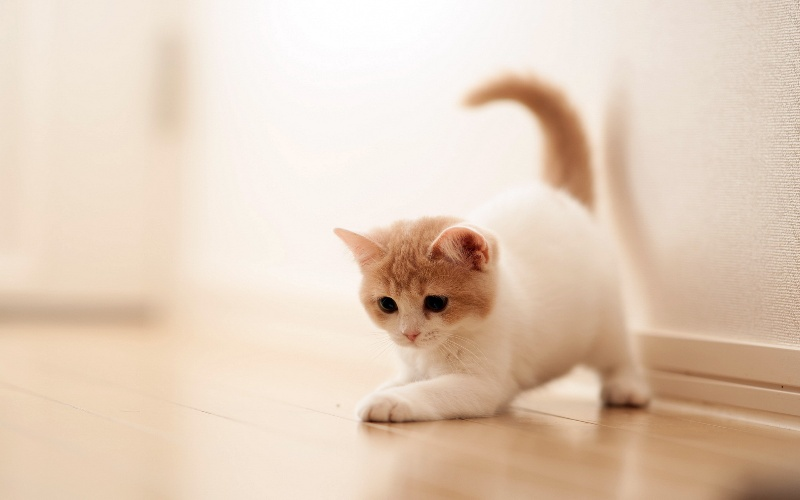
#> input picture Modules/OpenCV/cat_resized.jpg, 800 x 500 px, found by its file name
$ python 11thresholding.py
#> lines starting #> are read from the running program, lines starting #| are printed output that depends on the picture; after the words box and inside, x2 and y2 are one past the last pixel; in counts of white or black regions, pixels touching at a corner belong together
import cv2


image = cv2.imread('C:\\Users\\ashua\\OneDrive\\Desktop\\Coding\\Python\\Modules\\OpenCV\\cat_resized.jpg',0)
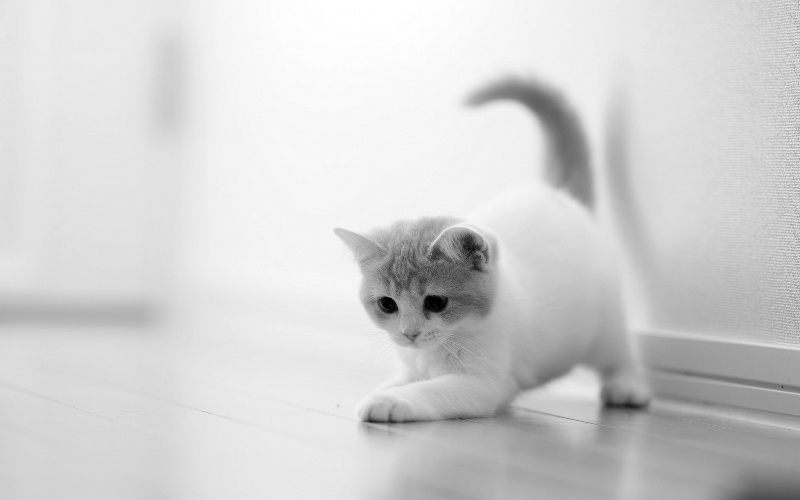
#> image: shape (500, 800); min 0, max 255, mean 210.1

#simple thresholding
ret, thresh1 = cv2.threshold(image, 127.5, 255, cv2.THRESH_BINARY)
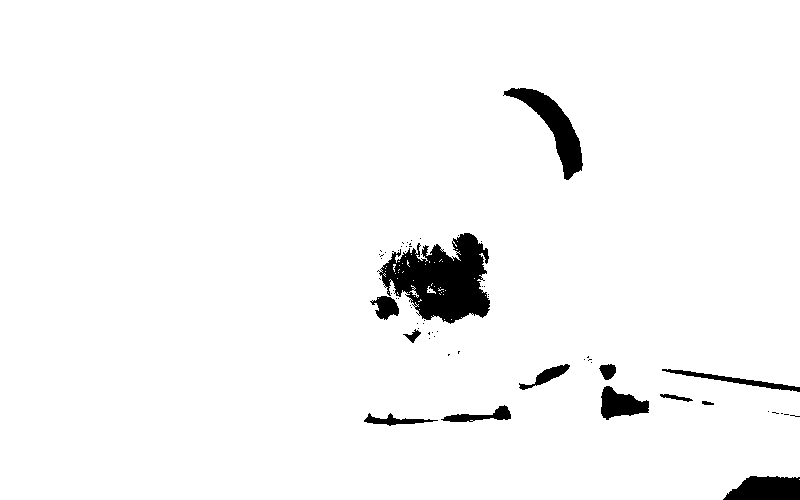
#> thresh1: shape (500, 800); 96.6% white; 62 black regions (49 under 20 px), largest, box (x1, y1, x2, y2) and area: (377, 233, 490, 324) 6072, (503, 88, 583, 180) 2224, (723, 476, 800, 500) 1492
#> ret = 127
ret, thresh2 = cv2.threshold(image, 127.5, 255, cv2.THRESH_TRUNC)
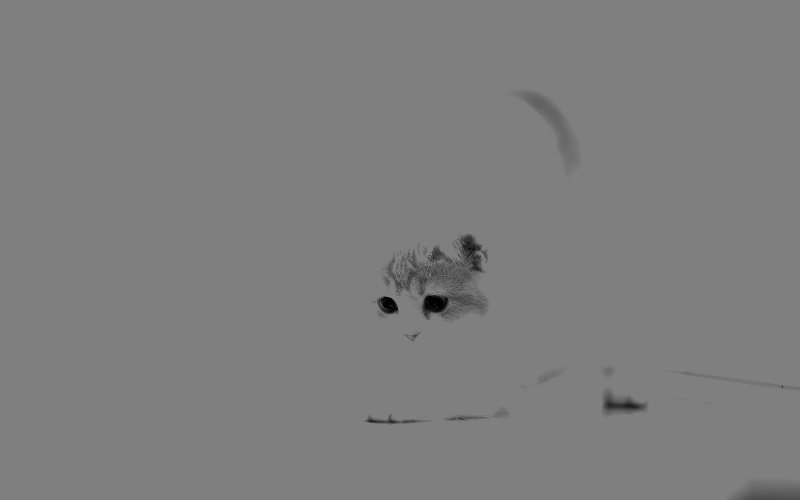
#> thresh2: shape (500, 800); min 0, max 127, mean 126.1
ret, thresh3 = cv2.threshold(image, 127.5, 255, cv2.THRESH_TOZERO)
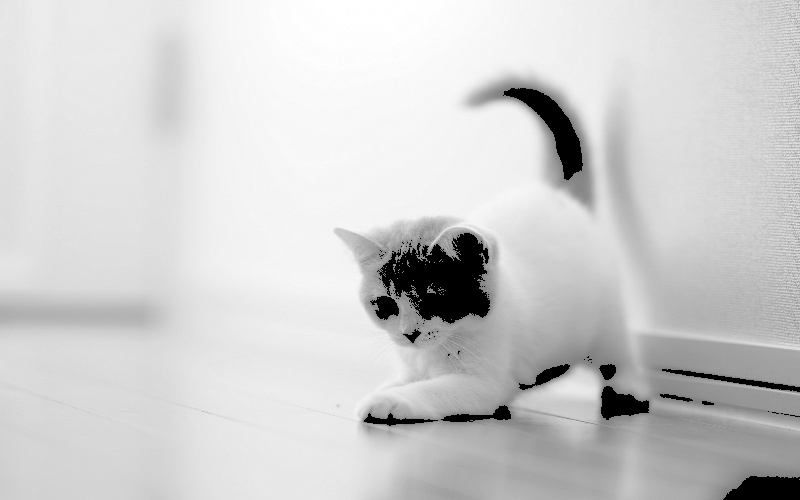
#> thresh3: shape (500, 800); min 0, max 255, mean 206.7
ret, thresh4 = cv2.threshold(image, 127.5, 255, cv2.THRESH_BINARY + cv2.THRESH_OTSU)
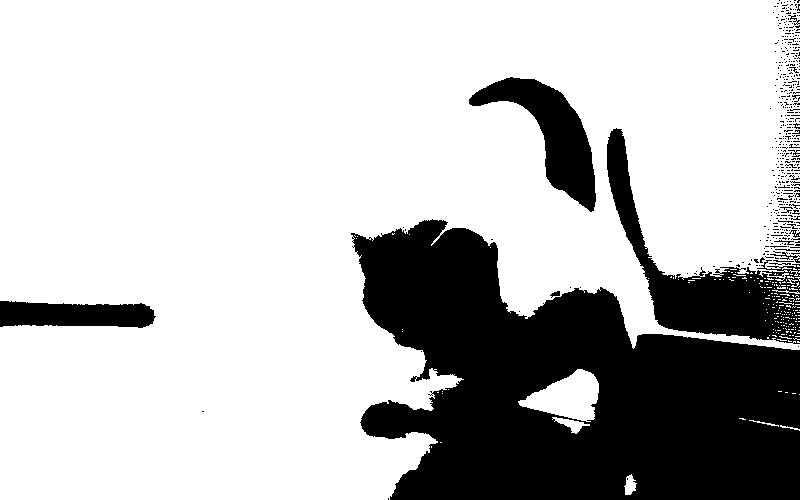
#> thresh4: shape (500, 800); 74.7% white; 466 black regions (449 under 20 px), largest, box (x1, y1, x2, y2) and area: (351, 219, 800, 500) 78511, (607, 128, 800, 344) 11211, (469, 77, 596, 212) 6166
#> ret = 192

#adaptive thresholding
thresh5 = cv2.adaptiveThreshold(image, 255, cv2.ADAPTIVE_THRESH_MEAN_C, cv2.THRESH_BINARY, 127, 5)
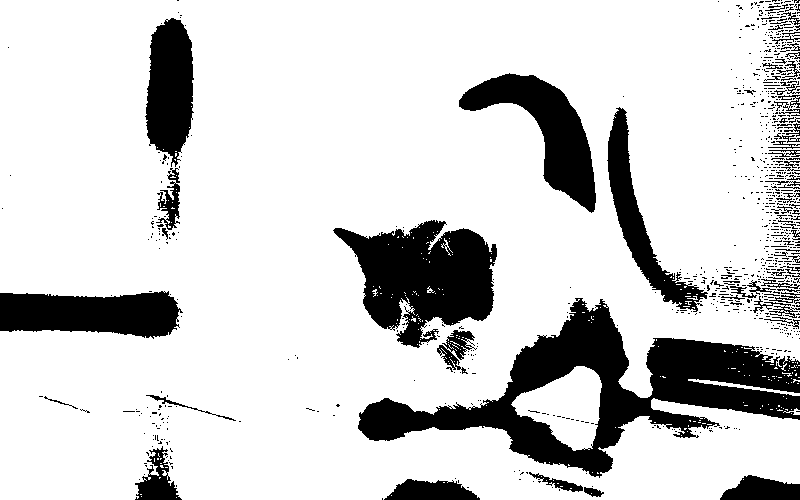
#> thresh5: shape (500, 800); 81.9% white; 870 black regions (799 under 20 px), largest, box (x1, y1, x2, y2) and area: (358, 298, 800, 478) 25126, (333, 220, 497, 348) 12270, (459, 73, 596, 213) 6962
thresh6 = cv2.adaptiveThreshold(image, 255, cv2.ADAPTIVE_THRESH_GAUSSIAN_C, cv2.THRESH_BINARY, 127, 5)
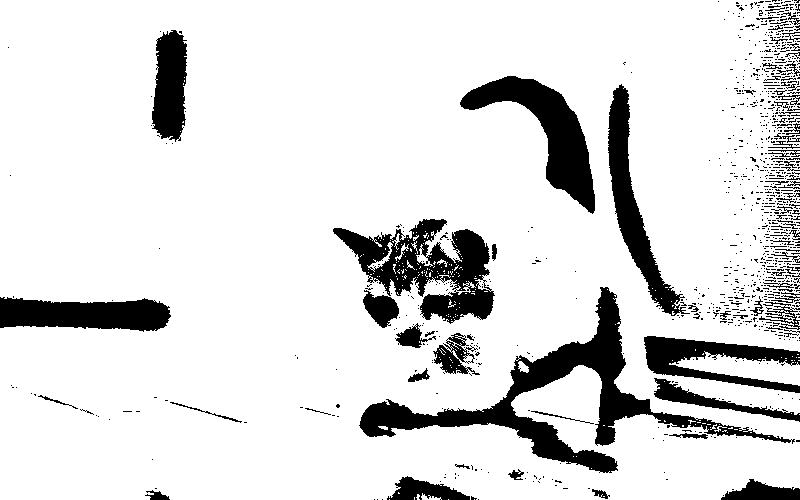
#> thresh6: shape (500, 800); 86.4% white; 992 black regions (909 under 20 px), largest, box (x1, y1, x2, y2) and area: (359, 287, 795, 473) 12536, (333, 219, 495, 324) 7586, (460, 76, 595, 214) 6038

cv2.imshow('Original', image)
cv2.imshow('Binary', thresh1)
cv2.imshow('Trunc', thresh2)
cv2.imshow('ToZero', thresh3)
cv2.imshow('Otsu', thresh4)

# pdf Useful
cv2.imshow('Mean_Adaptive', thresh5)
cv2.imshow('Gaussian_Adaptive', thresh6)

cv2.waitKey(0)
